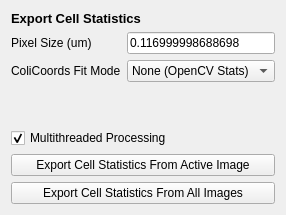
         <widget class="QWidget" name="tab_10">
          <attribute name="title">
           <string>Export Statistics</string>
          </attribute>
          <layout class="QVBoxLayout" name="verticalLayout_17">
           <item>
            <widget class="QLabel" name="label_46">
             <property name="font">
              <font>
               <pointsize>10</pointsize>
               <weight>75</weight>
               <bold>true</bold>
              </font>
             </property>
             <property name="text">
              <string>Export Cell Statistics</string>
             </property>
            </widget>
           </item>
           <item>
            <layout class="QGridLayout" name="gridLayout_11">
             <item row="1" column="0">
              <widget class="QLabel" name="label_54">
               <property name="text">
                <string>ColiCoords Fit Mode</string>
               </property>
              </widget>
             </item>
             <item row="0" column="1">
              <widget class="QLineEdit" name="export_statistics_pixelsize">
               <property name="sizePolicy">
                <sizepolicy hsizetype="Minimum" vsizetype="Fixed">
                 <horstretch>0</horstretch>
                 <verstretch>0</verstretch>
                </sizepolicy>
               </property>
               <property name="text">
                <string>0.116999998688698</string>
               </property>
              </widget>
             </item>
             <item row="1" column="1">
              <widget class="QComboBox" name="export_colicoords_mode">
               <item>
                <property name="text">
                 <string>None (OpenCV Stats)</string>
                </property>
               </item>
               <item>
                <property name="text">
                 <string>Mask</string>
                </property>
               </item>
              </widget>
             </item>
             <item row="0" column="0">
              <widget class="QLabel" name="label_52">
               <property name="text">
                <string>Pixel Size (um)</string>
               </property>
              </widget>
             </item>
            </layout>
           </item>
           <item>
            <spacer name="verticalSpacer_24">
             <property name="orientation">
              <enum>Qt::Vertical</enum>
             </property>
             <property name="sizeHint" stdset="0">
              <size>
               <width>20</width>
               <height>40</height>
              </size>
             </property>
            </spacer>
           </item>
           <item>
            <widget class="QCheckBox" name="export_statistics_multithreaded">
             <property name="text">
              <string>Multithreaded Processing</string>
             </property>
             <property name="checked">
              <bool>true</bool>
             </property>
            </widget>
           </item>
           <item>
            <widget class="QPushButton" name="export_statistics_active">
             <property name="text">
              <string>Export Cell Statistics From Active Image</string>
             </property>
            </widget>
           </item>
           <item>
            <widget class="QPushButton" name="export_statistics_all">
             <property name="text">
              <string>Export Cell Statistics From All Images</string>
             </property>
            </widget>
           </item>
          </layout>
         </widget>
